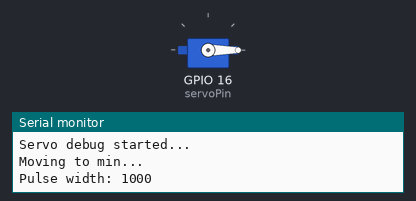
Simulated run of this sketch. Board: ESP32. On the bench: servo, the last lines printed to the serial monitor.

Above: at 0.05 s.
At 6.75 s:
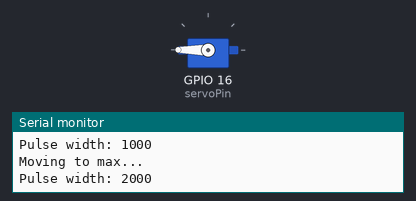
At 15.35 s:
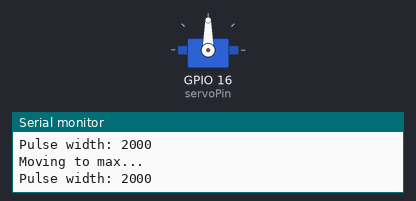
Timing chart, 0 to 20.0 s (numbered marks = the images above):
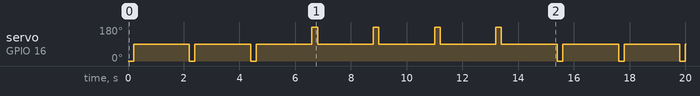

Measured:
- by itself, servo on GPIO 16 (servoPin): repeats every 15.4 s: 2 × (0° 0.20 s, 90° 2.0 s), 4 × (180° 0.20 s, 90° 2.0 s), 0° 0.20 s, 90° 2.0 s

The sketch:

Servo_swipe_test.ino
```cpp
#include <ESP32Servo.h>

Servo myservo;  // create servo object to control a servo

// Update servo pin to 16
const int servoPin = 16; // GPIO pin connected to the servo
const int pulseMin = 1000; // Minimum pulse width in microseconds
const int pulseMax = 2000; // Maximum pulse width in microseconds
const int pulseMid = 1500; // Middle pulse width to represent the mid-point

void setup() {
  Serial.begin(9600); // Start serial communication at 9600 baud
  myservo.setPeriodHertz(50);    // Standard 50Hz servo
  myservo.attach(servoPin, pulseMin, pulseMax);  // attaches the servo on pin to the servo object
                                                 // and defines min and max pulse widths
  Serial.println("Servo debug started...");
}

void loop() {
  // Move servo to the left position
  Serial.println("Moving to min...");
  myservo.writeMicroseconds(pulseMin);
  Serial.print("Pulse width: ");
  Serial.println(pulseMin);
  delay(200);
  myservo.writeMicroseconds(pulseMid);
  delay(2000); // Wait for 2 seconds

  // Move servo to the left position
  Serial.println("Moving to min...");
  myservo.writeMicroseconds(pulseMin);
  Serial.print("Pulse width: ");
  Serial.println(pulseMin);
  delay(200);
  myservo.writeMicroseconds(pulseMid);
  delay(2000); // Wait for 2 seconds

  // Move servo to the left position
  Serial.println("Moving to min...");
  myservo.writeMicroseconds(pulseMin);
  Serial.print("Pulse width: ");
  Serial.println(pulseMin);
  delay(200);
  myservo.writeMicroseconds(pulseMid);
  delay(2000); // Wait for 2 seconds


  // Move servo to the right position
  Serial.println("Moving to max...");
  myservo.writeMicroseconds(pulseMax);
  Serial.print("Pulse width: ");
  Serial.println(pulseMax);
  delay(200);
  myservo.writeMicroseconds(pulseMid);
  delay(2000); // Wait for 2 seconds

  // Move servo to the right position
  Serial.println("Moving to max...");
  myservo.writeMicroseconds(pulseMax);
  Serial.print("Pulse width: ");
  Serial.println(pulseMax);
  delay(200);
  myservo.writeMicroseconds(pulseMid);
  delay(2000); // Wait for 2 seconds

  // Move servo to the right position
  Serial.println("Moving to max...");
  myservo.writeMicroseconds(pulseMax);
  Serial.print("Pulse width: ");
  Serial.println(pulseMax);
  delay(200);
  myservo.writeMicroseconds(pulseMid);
  delay(2000); // Wait for 2 seconds

  // Move servo to the right position
  Serial.println("Moving to max...");
  myservo.writeMicroseconds(pulseMax);
  Serial.print("Pulse width: ");
  Serial.println(pulseMax);
  delay(200);
  myservo.writeMicroseconds(pulseMid);
  delay(2000); // Wait for 2 seconds
}
```
